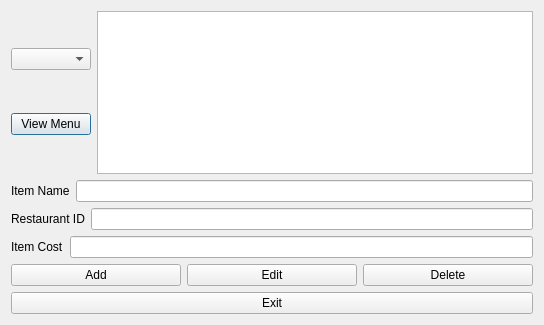
<?xml version="1.0" encoding="UTF-8"?>
<ui version="4.0">
 <class>addMenu</class>
 <widget class="QDialog" name="addMenu">
  <property name="geometry">
   <rect>
    <x>0</x>
    <y>0</y>
    <width>544</width>
    <height>325</height>
   </rect>
  </property>
  <property name="windowTitle">
   <string>Dialog</string>
  </property>
  <layout class="QVBoxLayout" name="verticalLayout_4">
   <item>
    <layout class="QHBoxLayout" name="horizontalLayout_2">
     <item>
      <layout class="QVBoxLayout" name="verticalLayout_2">
       <item>
        <widget class="QComboBox" name="RestaurantCombo"/>
       </item>
       <item>
        <widget class="QPushButton" name="ViewMenu">
         <property name="text">
          <string>View Menu</string>
         </property>
        </widget>
       </item>
      </layout>
     </item>
     <item>
      <widget class="QTableView" name="MenuTable"/>
     </item>
    </layout>
   </item>
   <item>
    <layout class="QVBoxLayout" name="verticalLayout_3">
     <item>
      <layout class="QFormLayout" name="formLayout">
       <item row="0" column="0">
        <widget class="QLabel" name="label_3">
         <property name="text">
          <string>Item Name</string>
         </property>
        </widget>
       </item>
       <item row="0" column="1">
        <widget class="QLineEdit" name="lineEdit_name"/>
       </item>
      </layout>
     </item>
     <item>
      <layout class="QFormLayout" name="formLayout_3">
       <item row="0" column="0">
        <widget class="QLabel" name="label">
         <property name="text">
          <string>Restaurant ID</string>
         </property>
        </widget>
       </item>
       <item row="0" column="1">
        <widget class="QLineEdit" name="lineEdit_id"/>
       </item>
      </layout>
     </item>
     <item>
      <layout class="QFormLayout" name="formLayout_2">
       <item row="0" column="0">
        <widget class="QLabel" name="label_4">
         <property name="text">
          <string>Item Cost</string>
         </property>
        </widget>
       </item>
       <item row="0" column="1">
        <widget class="QLineEdit" name="lineEdit_cost"/>
       </item>
      </layout>
     </item>
    </layout>
   </item>
   <item>
    <layout class="QVBoxLayout" name="verticalLayout">
     <item>
      <layout class="QHBoxLayout" name="horizontalLayout">
       <item>
        <widget class="QPushButton" name="pushButton_add">
         <property name="text">
          <string>Add</string>
         </property>
        </widget>
       </item>
       <item>
        <widget class="QPushButton" name="pushButton_edit">
         <property name="text">
          <string>Edit</string>
         </property>
        </widget>
       </item>
       <item>
        <widget class="QPushButton" name="pushButton_delete">
         <property name="text">
          <string>Delete</string>
         </property>
        </widget>
       </item>
      </layout>
     </item>
     <item>
      <widget class="QPushButton" name="pushButton_exit">
       <property name="text">
        <string>Exit</string>
       </property>
      </widget>
     </item>
    </layout>
   </item>
  </layout>
  <zorder>MenuTable</zorder>
  <zorder>RestaurantCombo</zorder>
  <zorder>ViewMenu</zorder>
  <zorder>MenuTable</zorder>
  <zorder>lineEdit_cost</zorder>
  <zorder>lineEdit_id</zorder>
  <zorder>label</zorder>
 </widget>
 <resources/>
 <connections/>
</ui>
